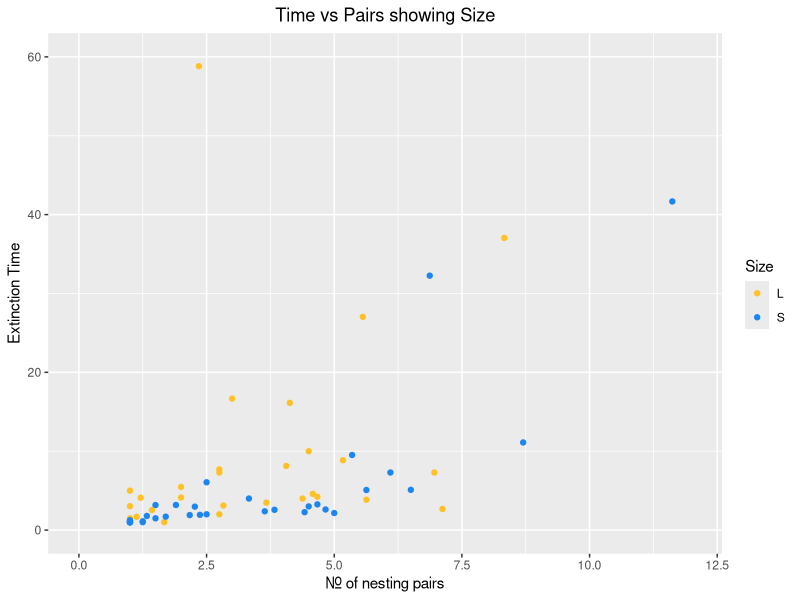
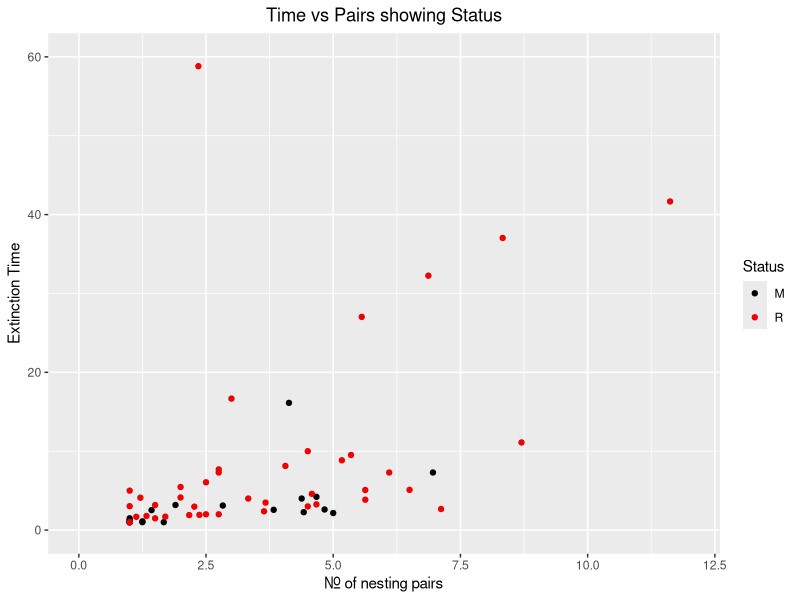
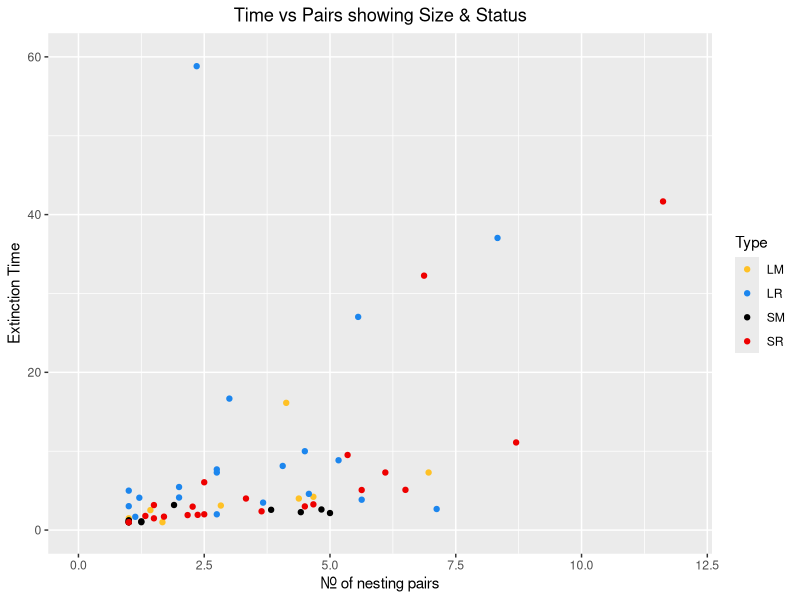
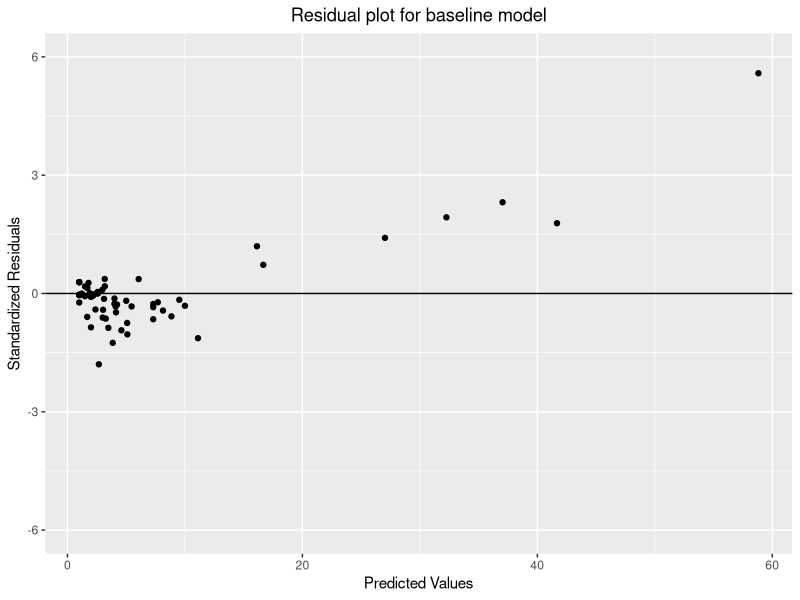
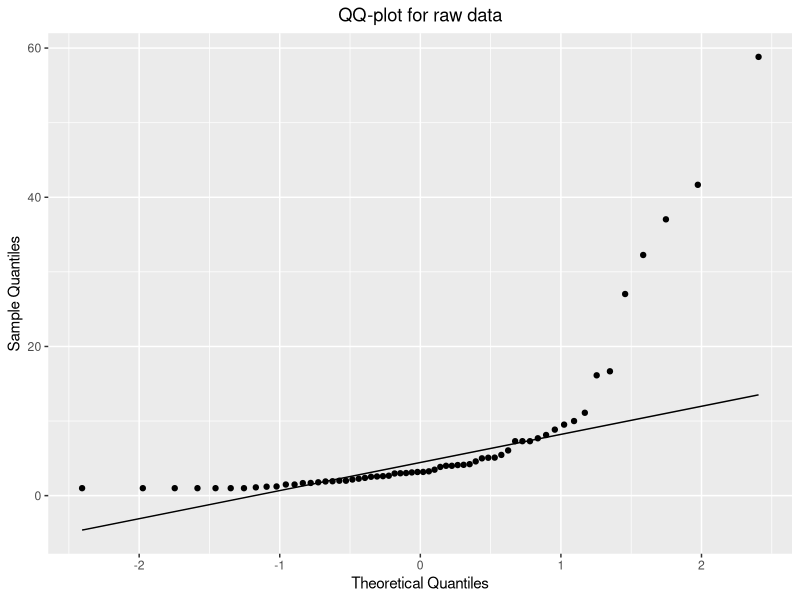
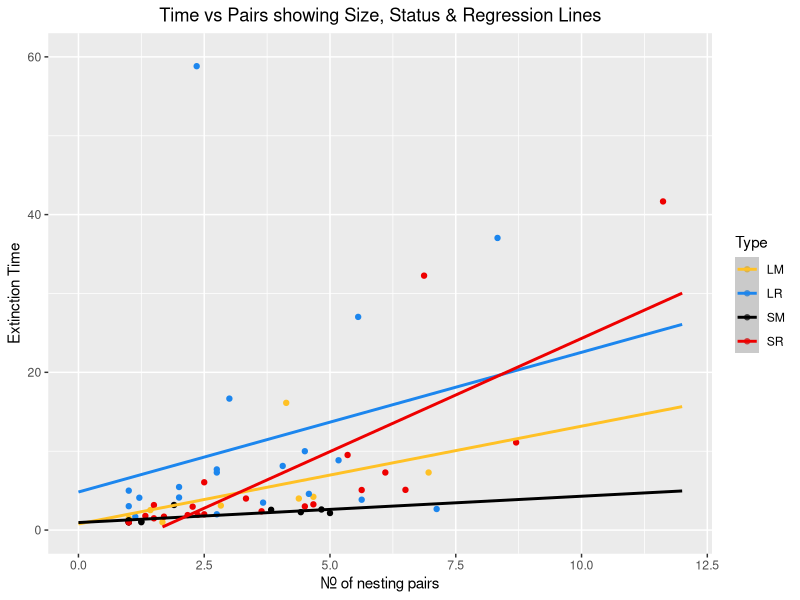
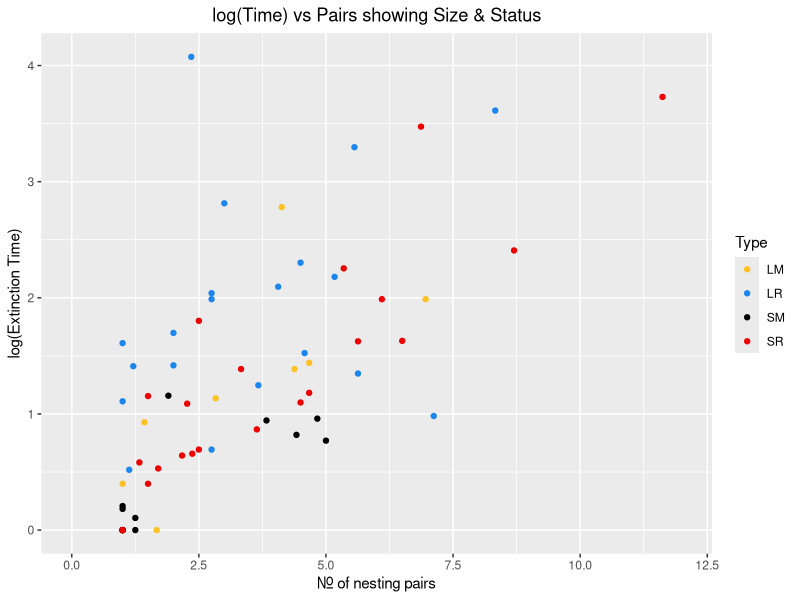
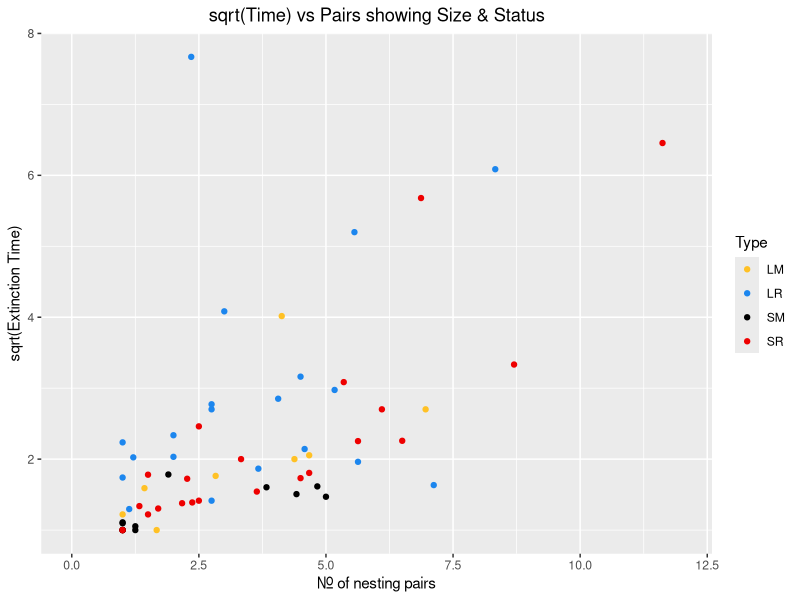

The R source for these figures, in order:
## ---- chunk 1
knitr::opts_chunk$set(warning = FALSE, message = FALSE) 

## ---- chunk 2
library(tidyverse)
## ---- chunk 3
data <- read.csv("Factors Affecting Extinction.csv")
head(data)
## ---- chunk 4

ggplot(data, aes(Pairs, Time,col=Size)) + geom_point() + ggtitle("Time vs Pairs showing Size")+ ylab("Extinction Time")  + xlab("Nr. of nesting pairs") + theme(plot.title = element_text(hjust = 0.5))+ xlim(c(0,12)) + ylim(c(0,60)) + scale_color_manual(values = c("goldenrod1","dodgerblue2"))

ggplot(data, aes(Pairs, Time,col=Status)) + geom_point() + ggtitle("Time vs Pairs showing Status")+ ylab("Extinction Time")  + xlab("Nr. of nesting pairs") + theme(plot.title = element_text(hjust = 0.5))+ xlim(c(0,12)) + ylim(c(0,60)) + scale_color_manual(values= c("black", "red2"))

data.for.plot <- data
data.for.plot$Type <- paste(data.for.plot$Size, data.for.plot$Status, sep="")

ggplot(data.for.plot, aes(Pairs, Time,col = Type)) + geom_point() + ggtitle("Time vs Pairs showing Size & Status")+ ylab("Extinction Time")  + xlab("Nr. of nesting pairs") + theme(plot.title = element_text(hjust = 0.5))+ xlim(c(0,12)) + ylim(c(0,60)) + scale_color_manual(values = c("goldenrod1","dodgerblue2", "black", "red2"))

## ---- chunk 5

lm.base <- lm(formula = Time ~ Pairs + Size + Status + Pairs*Size + Pairs*Status + Size*Status + Pairs*Size*Status, data)
summary(lm.base)

## ---- chunk 6
residual.ylim <- ylim(c(-6,6))
standard_res <- rstandard(lm.base)
final_data <- cbind(data, standard_res)
ggplot(final_data) + geom_point(aes(Time, standard_res)) + geom_abline(slope = 0) + residual.ylim + ggtitle("Residual plot for baseline model") + ylab("Standardized Residuals") + xlab("Predicted Values") + theme(plot.title = element_text(hjust = 0.5))

## ---- chunk 7

ggplot(data, aes(sample = Time)) + stat_qq() + stat_qq_line() + ylab("Sample Quantiles") + xlab("Theoretical Quantiles") + ggtitle("QQ-plot for raw data") + theme(plot.title = element_text(hjust = 0.5))

## ---- chunk 8
ggplot(data.for.plot, aes(Pairs, Time,col = Type)) + geom_point() + ggtitle("Time vs Pairs showing Size, Status & Regression Lines")+ ylab("Extinction Time")  + xlab("Nr. of nesting pairs") + theme(plot.title = element_text(hjust = 0.5))+ xlim(c(0,12)) + ylim(c(0,60)) + scale_color_manual(values = c("goldenrod1","dodgerblue2", "black","red2")) + stat_smooth(method = "lm", fullrange=T, level=0)

## ---- chunk 9
# log transformation
ggplot(data.for.plot, aes(Pairs, log(Time),col = Type)) + geom_point() + ggtitle("log(Time) vs Pairs showing Size & Status")+ ylab("log(Extinction Time)")  + xlab("Nr. of nesting pairs") + theme(plot.title = element_text(hjust = 0.5))+ xlim(c(0,12)) + scale_color_manual(values = c("goldenrod1","dodgerblue2", "black", "red2"))

# sqrt transformation
ggplot(data.for.plot, aes(Pairs, sqrt(Time),col = Type)) + geom_point() + ggtitle("sqrt(Time) vs Pairs showing Size & Status")+ ylab("sqrt(Extinction Time)")  + xlab("Nr. of nesting pairs") + theme(plot.title = element_text(hjust = 0.5))+ xlim(c(0,12)) + scale_color_manual(values = c("goldenrod1","dodgerblue2", "black", "red2"))

# inverse transformation

ggplot(data.for.plot, aes(Pairs, 1/(Time),col = Type)) + geom_point() + ggtitle("1/Time vs Pairs showing Size & Status")+ ylab("1/(Extinction Time)")  + xlab("Nr. of nesting pairs") + theme(plot.title = element_text(hjust = 0.5))+ xlim(c(0,12)) + scale_color_manual(values = c("goldenrod1","dodgerblue2", "black", "red2"))



## ---- chunk 10

lm.log <- lm(formula = log(Time) ~ Pairs + Size + Status + Pairs*Size + Pairs*Status + Size*Status + Pairs*Size*Status, data)
lm.sqrt<- lm(formula = sqrt(Time) ~ Pairs + Size + Status + Pairs*Size + Pairs*Status + Size*Status + Pairs*Size*Status, data)
lm.inv <- lm(formula = 1/(Time) ~ Pairs + Size + Status + Pairs*Size + Pairs*Status + Size*Status + Pairs*Size*Status, data)
summary(lm.log)
summary(lm.sqrt)
summary(lm.inv)

## ---- chunk 11

# log residual
standard_res.log <- rstandard(lm.log)
final_data.log <- cbind(data, standard_res.log)
ggplot(final_data.log) + geom_point(aes(log(Time), standard_res.log)) + geom_abline(slope = 0) + residual.ylim + ggtitle("Residual plot for log transformed model") + ylab("Standardized Residuals") + xlab("Predicted Values") + theme(plot.title = element_text(hjust = 0.5))

# sqrt residual
standard_res.sqrt <- rstandard(lm.sqrt)
final_data.sqrt <- cbind(data, standard_res.sqrt)
ggplot(final_data.sqrt) + geom_point(aes(sqrt(Time), standard_res.sqrt)) + geom_abline(slope = 0) + residual.ylim + ggtitle("Residual plot for baseline sqrt transformed model") + ylab("Standardized Residuals") + xlab("Predicted Values") + theme(plot.title = element_text(hjust = 0.5))

# inverse residual
standard_res.inv <- rstandard(lm.inv)
final_data.inv <- cbind(data, standard_res.inv)

ggplot(final_data.inv) + geom_point(aes(1/Time, standard_res.inv)) + geom_abline(slope = 0) + residual.ylim + ggtitle("Residual plot for inversely transformed model") + ylab("Standardized Residuals") + xlab("Predicted Values") + theme(plot.title = element_text(hjust = 0.5))

## ---- chunk 12
# log qqplot
ggplot(data, aes(sample = log(Time))) + stat_qq() + stat_qq_line() + ylab("Sample Quantiles") + xlab("Theoretical Quantiles") + ggtitle("QQ-plot for log transformed data") + theme(plot.title = element_text(hjust = 0.5)) 

# sqrt qqplot
ggplot(data, aes(sample = sqrt(Time))) + stat_qq() + stat_qq_line() + ylab("Sample Quantiles") + xlab("Theoretical Quantiles") + ggtitle("QQ-plot for sqrt transformed data") + theme(plot.title = element_text(hjust = 0.5)) 

# inverse qqplot
ggplot(data, aes(sample = 1/(Time))) + ylab("Sample Quantiles") + xlab("Theoretical Quantiles") + ggtitle("QQ-plot for inversely transformed data") + theme(plot.title = element_text(hjust = 0.5)) + stat_qq() + stat_qq_line()



## ---- chunk 13

ggplot(data.for.plot, aes(Pairs, 1/(Time),col = Type)) + geom_point() + ggtitle("1/Time vs Pairs showing Size, Status & Regression Lines")+ ylab("1/(Extinction Time)") + xlab("Nr. of nesting pairs") + theme(plot.title = element_text(hjust = 0.5))+ xlim(c(0,12)) + scale_color_manual(values = c("goldenrod1","dodgerblue2", "black","red2")) + stat_smooth(method = "lm", fullrange=T, level=0)
## ---- chunk 14
ckd.inv <- cooks.distance(lm.inv)
mask <- which(ckd.inv > 0.2)
outliers <- data[c(which(ckd.inv > 0.2)),]
data.outlier.plot <- data
data.outlier.plot$name.plot <- "Others"
for (i in 1:3) {
  data.outlier.plot$name.plot[mask[i]] <- outliers$Species[i]  
}
ggplot(lm.inv, aes(seq_along(.cooksd),.cooksd)) + geom_col(aes(fill = data.outlier.plot$name.plot)) + ylab("Cooks distance") + xlab("Index") + guides(fill = guide_legend(title="Birds")) + ggtitle("Birds with significant cooks distance") + theme(plot.title = element_text(hjust = 0.5)) + scale_fill_manual(values = c("firebrick2", "mediumpurple", "black", "goldenrod2"))


## ---- chunk 15

ggplot(data.outlier.plot) + geom_point(aes(Pairs, 1/Time, col = name.plot)) + scale_color_manual(values = c("firebrick2", "mediumpurple", "black", "goldenrod2")) + ggtitle("Scatterplot for inversely transformed data \nwith cooks distance highlighted") + theme(plot.title = element_text(hjust=0.5))

standard_res.inv <- rstandard(lm.inv)
final_data.inv <- cbind(data.outlier.plot, standard_res.inv)

ggplot(final_data.inv) + geom_point(aes(1/Time, standard_res.inv, col = name.plot)) + geom_abline(slope = 0) + residual.ylim + ggtitle("Residual plot for inversely transformed model \nwith cooks distance highlighted") + ylab("Standardized Residuals") + xlab("Predicted Values") + theme(plot.title = element_text(hjust = 0.5)) + scale_color_manual(values = c("firebrick2", "mediumpurple", "black", "goldenrod2"))


## ---- chunk 16

#data.minOutliers <- data[-c(which(ckd.inv > 0.2)),]
data.minOutliers <- data[-mask[3],]
lm.inv.minOutliers <- lm(formula = 1/(Time) ~ Pairs + Size + Status + Pairs*Size + Pairs*Status + Size*Status + Pairs*Size*Status, data.minOutliers)

summary(lm.inv)
summary(lm.inv.minOutliers)

## ---- chunk 17

#data.minOutliers.forPlot <- data.for.plot[-c(which(ckd.inv > 0.2)),]
data.minOutliers.forPlot <- data.for.plot[-mask[3],]

ggplot(data.minOutliers.forPlot, aes(Pairs, 1/(Time), col=Type)) + geom_point() + ggtitle("1/Time vs Pairs showing Size, Status\n & Regression Lines minus outlier")+ ylab("1/(Extinction Time)") + xlab("Nr. of nesting pairs") + theme(plot.title = element_text(hjust = 0.5))+ xlim(c(0,12)) + ylim(c(0,1)) + stat_smooth(method = "lm", fullrange=T, level=0) + scale_color_manual(values = c("goldenrod1","dodgerblue2", "black","red2"))

ggplot(data.for.plot, aes(Pairs, 1/(Time), col=Type)) + geom_point() + ggtitle("1/Time vs Pairs showing Size, \nStatus & Regression Lines")+ ylab("1/(Extinction Time)") + xlab("Nr. of nesting pairs") + theme(plot.title = element_text(hjust = 0.5))+ xlim(c(0,12)) + ylim(c(0,1))+ stat_smooth(method = "lm", fullrange=T, level=0) + scale_color_manual(values = c("goldenrod1","dodgerblue2", "black","red2")) 


## ---- chunk 18


# log independent variable transformation
ggplot(data.minOutliers.forPlot, aes(Pairs, log(Time),col = Type)) + geom_point() + ggtitle("Time vs log(Pairs) showing Size & Status")+ ylab("Extinction Time")  + xlab("log(Nr. of nesting pairs)") + theme(plot.title = element_text(hjust = 0.5))+ xlim(c(0,9)) + scale_color_manual(values = c("goldenrod1","dodgerblue2", "black", "red2"))

# sqrt independent variable transformation
ggplot(data.minOutliers.forPlot, aes(Pairs, sqrt(Time),col = Type)) + geom_point() + ggtitle("Time vs sqrt(Pairs) showing Size & Status")+ ylab("Extinction Time")  + xlab("sqrt(Nr. of nesting pairs)") + theme(plot.title = element_text(hjust = 0.5))+ xlim(c(0,9)) + scale_color_manual(values = c("goldenrod1","dodgerblue2", "black", "red2"))

# inverse independent variable transformation

ggplot(data.minOutliers.forPlot, aes(Pairs, 1/(Time),col = Type)) + geom_point() + ggtitle("Time vs 1/Pairs showing Size & Status")+ ylab("Extinction Time")  + xlab("1/(Nr. of nesting pairs)") + theme(plot.title = element_text(hjust = 0.5))+ xlim(c(0,9)) + scale_color_manual(values = c("goldenrod1","dodgerblue2", "black", "red2"))



## ---- chunk 19

lm.ind.log <- lm(formula = Time ~ log(Pairs) + Size + Status + log(Pairs)*Size + log(Pairs)*Status + Size*Status + log(Pairs)*Size*Status, data.minOutliers)
lm.ind.sqrt<- lm(formula = Time ~ sqrt(Pairs) + Size + Status + sqrt(Pairs)*Size + sqrt(Pairs)*Status + Size*Status + sqrt(Pairs)*Size*Status, data.minOutliers)
lm.ind.inv <- lm(formula = Time ~ 1/(Pairs) + Size + Status + (1/(Pairs))*Size + (1/(Pairs))*Status + Size*Status + (1/(Pairs))*Size*Status, data.minOutliers)
summary(lm.ind.log)$adj.r.squared
summary(lm.ind.sqrt)$adj.r.squared
summary(lm.ind.inv)$adj.r.squared


## ---- chunk 20

m1 <- lm(formula = 1/(Time) ~ Pairs, data.minOutliers)
m2 <- lm(formula = 1/(Time) ~ Pairs + Size, data.minOutliers)
m3 <- lm(formula = 1/(Time) ~ Pairs + Size + Status, data.minOutliers)
m4 <- lm(formula = 1/(Time) ~ Pairs + Size + Status + Pairs*Status, data.minOutliers)
m5 <- lm(formula = 1/(Time) ~ Pairs + Size + Status + Pairs*Status + Pairs*Size, data.minOutliers)
m6 <- lm(formula = 1/(Time) ~ Pairs + Size + Status + Pairs*Status + Pairs*Size  + Pairs*Size*Status, data.minOutliers)


anova(m1,m2,m3,m4,m5,m6)
## ---- chunk 21
summary(m1)$adj.r.squared
summary(m2)$adj.r.squared
summary(m3)$adj.r.squared
summary(m4)$adj.r.squared
summary(m5)$adj.r.squared
summary(m6)$adj.r.squared
## ---- chunk 22
data.final <- cbind(data.minOutliers.forPlot, predict(m6))

vSR.slope <- summary(m5)$coefficients[2] + (1*summary(m5)$coefficients[6]) + (1*summary(m5)$coefficients[5])
vSR.intercept <- summary(m5)$coefficients[1] + (1*summary(m5)$coefficients[3]) + (1*summary(m5)$coefficients[4])
vLR.slope <- summary(m5)$coefficients[2] + (0*summary(m5)$coefficients[6]) + (1*summary(m5)$coefficients[5])
vLR.intercept <- summary(m5)$coefficients[1] + (0*summary(m5)$coefficients[3]) + (1*summary(m5)$coefficients[4])
vSM.slope <- summary(m5)$coefficients[2] + (1*summary(m5)$coefficients[6]) + (0*summary(m5)$coefficients[5])
vSM.intercept <- summary(m5)$coefficients[1] + (1*summary(m5)$coefficients[3]) + (0*summary(m5)$coefficients[4])
vLM.slope <- summary(m5)$coefficients[2] + (0*(summary(m5)$coefficients[6])) + (0*summary(m5)$coefficients[5])
vLM.intercept <- summary(m5)$coefficients[1] + (0*summary(m5)$coefficients[3]) + (0*summary(m5)$coefficients[4])

ggplot(data.minOutliers.forPlot, aes(Pairs, 1/(Time), col=Type)) + geom_point() + ggtitle("1/Time vs Pairs showing Size, Status & \nRegression Lines for full model")+ ylab("1/(Extinction Time)") + xlab("Nr. of nesting pairs") + theme(plot.title = element_text(hjust = 0.5))+ xlim(c(0,9)) + ylim(c(0,1))+ stat_smooth(method = "lm", fullrange=T, level=0) + scale_color_manual(values = c("goldenrod1","dodgerblue2", "black","red2")) 


my_cols <- c("goldenrod1","dodgerblue2", "black","red2")
ggplot(data.final, aes(Pairs, 1/(Time), col=Type)) + geom_point() + ggtitle("1/Time vs Pairs showing Size, Status & \nRegression Lines for reduced model")+ ylab("1/(Extinction Time)") + xlab("Nr. of nesting pairs") + theme(plot.title = element_text(hjust = 0.5))+ xlim(c(0,9)) + ylim(c(0,1)) + scale_color_manual(values = my_cols) + 
  geom_abline(slope = vSR.slope, intercept = vSR.intercept, col=my_cols[4], linewidth = 1) +
  geom_abline(slope = vLR.slope, intercept = vLR.intercept, col=my_cols[2], linewidth = 1) +
  geom_abline(slope = vSM.slope, intercept = vSM.intercept, col=my_cols[3], linewidth = 1) +
  geom_abline(slope = vLM.slope, intercept = vLM.intercept, col=my_cols[1], linewidth = 1)





